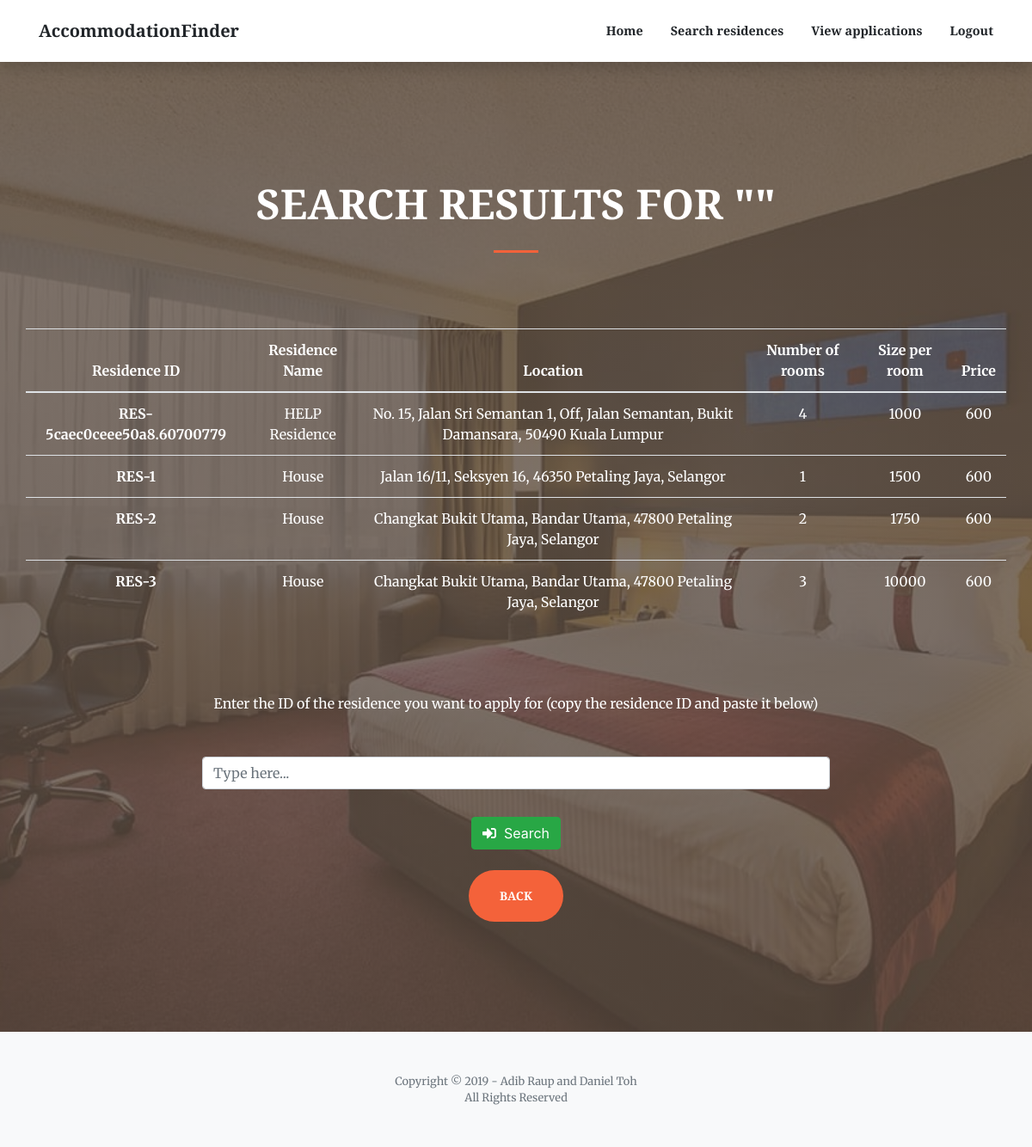
The page /accommodationList.php on the database as committed earlier.
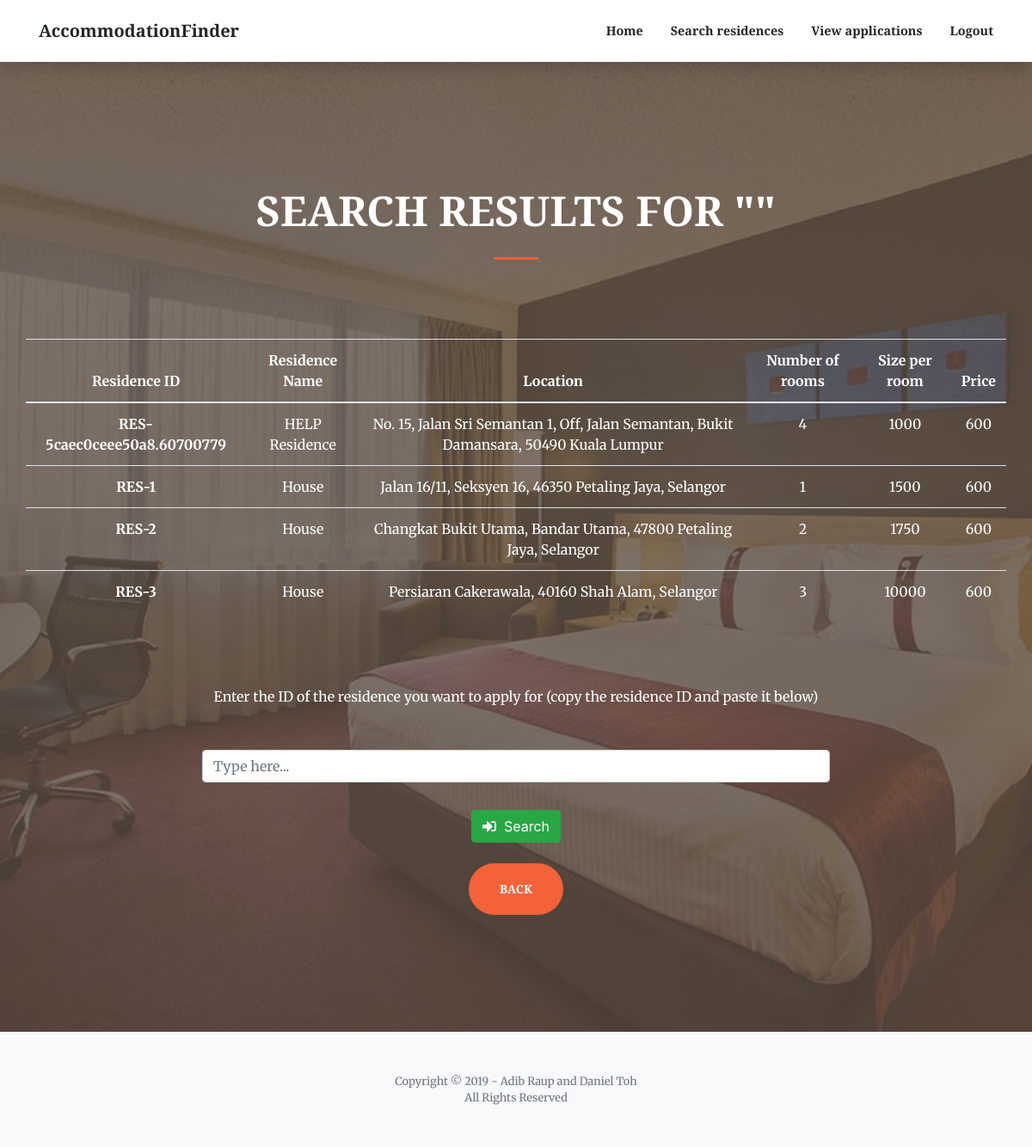
The same page on the database as committed later.
### tables this page shows
CREATE TABLE `residence` (
  `resID` varchar(100) NOT NULL,
  `resName` varchar(200) NOT NULL,
  `address` varchar(500) NOT NULL,
  `numUnits` varchar(100) NOT NULL,
  `sizePerUnit` varchar(100) NOT NULL,
  `monthlyRental` varchar(100) NOT NULL,
  `staffID` varchar(100) NOT NULL
);

### accommodationList.php (the view, shortened to what this page needs)
<!DOCTYPE html>
<html lang="en">
<head>
  <link href="vendor/fontawesome-free/css/all.min.css" rel="stylesheet" type="text/css">
  <link href="vendor/magnific-popup/magnific-popup.css" rel="stylesheet">
  <link href="css/creative3.5.min.css" rel="stylesheet">
</head>
<body id="page-top">
  <form action="bookARoom.php" method="get">
  <nav class="navbar navbar-expand-lg navbar-light fixed-top py-3" id="mainNav">
    <div class="container">
      <a class="navbar-brand js-scroll-trigger" href="index.html">AccommodationFinder</a>
      <div class="collapse navbar-collapse" id="navbarResponsive">
        <ul class="navbar-nav ml-auto my-2 my-lg-0">
          <li class="nav-item">
            <a class="nav-link js-scroll-trigger" href="applicantHome.php">Home</a>
          </li>
          <li class="nav-item">
            <a class="nav-link js-scroll-trigger" href="searchAccommodation.php">Search residences</a>
          </li>
          <li class="nav-item">
            <a class="nav-link js-scroll-trigger" href="applicantViewApplications.php">View applications</a>
          </li>
          <li class="nav-item">
            <a class="nav-link js-scroll-trigger" href="index.html">Logout</a>
          </li>
        </ul>
      </div>
    </div>
  </nav>
  <header class="masthead">
    <div class="container h-100">
      <div class="row h-100 align-items-center justify-content-center text-center">
        <div class="col-lg-10 align-self-end">
          <h1 class="text-uppercase text-white font-weight-bold"><font size="7">Search results for "<?php echo $_SESSION["resName"] ?>"</font></h1>
          <hr class="divider my-4">
        </div>
          <table class="table table-hover" border="0" width="300%">
            <thead>
              <tr>
                <th><font color="white">Residence ID</font></th>
                <th><font color="white">Residence Name</font></th>
                <th><font color="white">Location</font></th>
                <th><font color="white">Number of rooms</font></th>
                <th><font color="white">Size per room</font></th>
                <th><font color="white">Price</font></th>
              </tr>
            </thead>
            <tbody>
              <?php
                $servername = "localhost";
                $username = "root";
                $password = "";
                $conn = new mysqli($servername, $username, $password);
                $conn->select_db("accommodationfinder");
                $searchKeyword = "%".$_SESSION["resName"]."%";
                $lq = "SELECT * FROM residence WHERE resName LIKE '$searchKeyword'
                OR address LIKE '$searchKeyword' OR resID LIKE '$searchKeyword'";
                $res = $conn->query($lq);
                foreach($res as $opt){
              ?>
                <tr>
                  <th scope="row" name="resid" class="resid" id="resid"><font color="white">
                    <?php echo $opt['resID']?></font></th>
                  <td class="name"><font color="white"><?php echo $opt['resName']?></font></td>
                  <td class="location"><font color="white"><?php echo $opt['address']?></font></td>
                  <td class="norooms"><font color="white"><?php echo $opt['numUnits']?></font></td>
                  <td class="sizeroom"><font color="white"><?php echo $opt['sizePerUnit']?></font></td>
                  <td class="price"><font color="white"><?php echo $opt['monthlyRental']?></font></td>
                </tr>
              <?php }?>
            </tbody>
          </table>
          <div class="col-lg-8 align-self-baseline">
            <p class="text-white-75 font-weight-light mb-5"><font size="3" color="white"><b>Enter the ID of the
              residence you want to apply for (copy the residence ID and paste it below)</b></font></p>
            <div class="form-group has-danger">
                <div class="input-group mb-2 mr-sm-2 mb-sm-0">
                    <input type="search" name="room" class="form-control" id="room"
                    placeholder="Type here..." required autofocus ></input>
                </div>
            </div>
            <div class="row" style="padding-top: 1rem">
                <div class="col-md-3"></div>
                <div class="col-md-6">
                    <a href="bookARoom.php?id=<?php echo $option['search']; ?>"><button type="submit" class="btn btn-success">
                      <i class="fas fa-sign-in-alt"></i>&nbsp  Search</button></a>
                </div>
            </div><br>
            <a class="btn btn-primary btn-xl js-scroll-trigger" href="searchAccommodation.php">Back</a>
          </div>
      </div>
    </div>
  </header>
  <footer class="bg-light py-5">
    <div class="container">
      <div class="small text-center text-muted">Copyright &copy; 2019 - Adib Raup and Daniel Toh</div>
      <div class="small text-center text-muted">All Rights Reserved</div>
    </div>
  </footer>
</body>
</html>

Rows that differ between the two databases and show on the page:
changed residence "RES-3": address "Changkat Bukit Utama, Bandar Utama, 47800 Petaling Jaya, Selangor" → "Persiaran Cakerawala, 40160 Shah Alam, Selangor"
